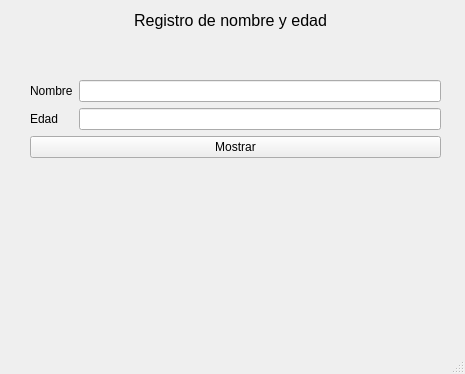
<?xml version="1.0" encoding="UTF-8"?>
<ui version="4.0">
 <class>MainWindow</class>
 <widget class="QMainWindow" name="MainWindow">
  <property name="geometry">
   <rect>
    <x>0</x>
    <y>0</y>
    <width>465</width>
    <height>374</height>
   </rect>
  </property>
  <property name="windowTitle">
   <string>Ejercicio 1 - Nombre y edad</string>
  </property>
  <widget class="QWidget" name="centralwidget">
   <widget class="QWidget" name="gridLayoutWidget">
    <property name="geometry">
     <rect>
      <x>30</x>
      <y>80</y>
      <width>411</width>
      <height>141</height>
     </rect>
    </property>
    <layout class="QGridLayout" name="gridLayout_2">
     <item row="1" column="0">
      <widget class="QLabel" name="lbl2">
       <property name="text">
        <string>Edad</string>
       </property>
      </widget>
     </item>
     <item row="2" column="0" colspan="2">
      <widget class="QPushButton" name="btnMostrar">
       <property name="text">
        <string>Mostrar</string>
       </property>
      </widget>
     </item>
     <item row="0" column="0">
      <widget class="QLabel" name="lbl1">
       <property name="text">
        <string>Nombre</string>
       </property>
      </widget>
     </item>
     <item row="0" column="1">
      <widget class="QLineEdit" name="lne1">
       <property name="text">
        <string/>
       </property>
      </widget>
     </item>
     <item row="1" column="1">
      <widget class="QLineEdit" name="lne2"/>
     </item>
     <item row="3" column="0" colspan="2">
      <widget class="QLabel" name="lbl3">
       <property name="enabled">
        <bool>true</bool>
       </property>
       <property name="sizePolicy">
        <sizepolicy hsizetype="Expanding" vsizetype="Preferred">
         <horstretch>0</horstretch>
         <verstretch>0</verstretch>
        </sizepolicy>
       </property>
       <property name="text">
        <string/>
       </property>
       <property name="alignment">
        <set>Qt::AlignCenter</set>
       </property>
       <property name="wordWrap">
        <bool>true</bool>
       </property>
      </widget>
     </item>
    </layout>
   </widget>
   <widget class="QLabel" name="label">
    <property name="geometry">
     <rect>
      <x>0</x>
      <y>0</y>
      <width>461</width>
      <height>41</height>
     </rect>
    </property>
    <property name="font">
     <font>
      <pointsize>12</pointsize>
     </font>
    </property>
    <property name="text">
     <string>Registro de nombre y edad</string>
    </property>
    <property name="textFormat">
     <enum>Qt::AutoText</enum>
    </property>
    <property name="alignment">
     <set>Qt::AlignCenter</set>
    </property>
   </widget>
  </widget>
  <widget class="QMenuBar" name="menubar">
   <property name="geometry">
    <rect>
     <x>0</x>
     <y>0</y>
     <width>465</width>
     <height>26</height>
    </rect>
   </property>
  </widget>
  <widget class="QStatusBar" name="statusbar"/>
 </widget>
 <resources/>
 <connections/>
</ui>
